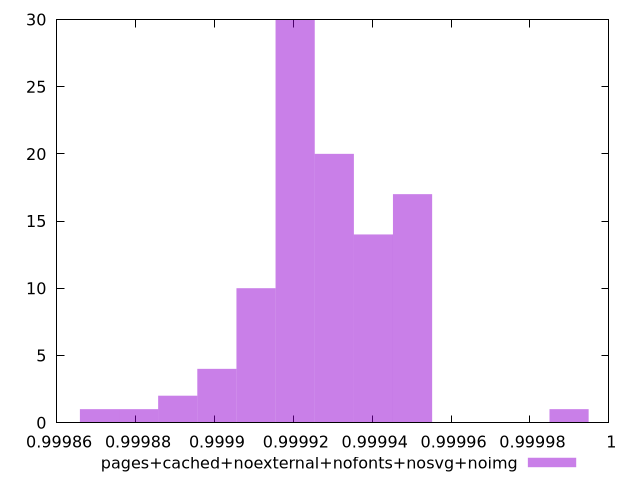

Reproduce this figure in gnuplot.
$_pagesCachedNoexternalNofontsNosvgNoimg <<EOF
0.9999303890780463 20
0.9999204685432023 30
0.9999105480083581 10
0.9999403096128905 14
0.9999502301477345 17
0.999900627473514 4
0.9998708658689817 1
0.9998807864038257 1
0.9999899122871111 1
0.9998907069386699 2
EOF
set key outside below
set terminal pngcairo
set output "report_00005_2020-11-02T22-26-11.212Z/mainthread-work-breakdown/pages+cached+noexternal+nofonts+nosvg+noimg//hist.png"
set yrange [0:30]
set boxwidth 0.000009920534844118165
set style fill transparent solid 0.5 noborder
plot $_pagesCachedNoexternalNofontsNosvgNoimg title "pages+cached+noexternal+nofonts+nosvg+noimg" with boxes ,
